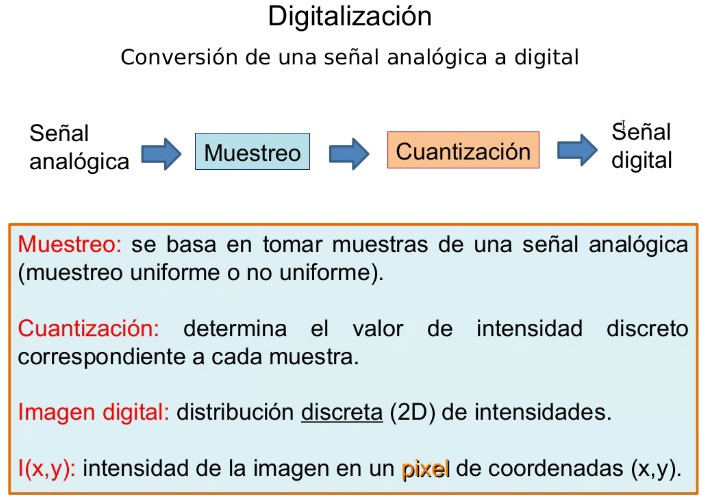
%> input picture Unidad 1/img/1.jpg, 708 x 500 px
$ octave ej6.m   (GNU Octave 9; MATLAB toolbox functions it lacks are replaced by stand-ins)
%> lines starting %> are read from the running program, lines starting %| are printed output that depends on the picture
% Abra una imagen y calcule su DFT 2D (utilice la función fft2).
% Visualice la imagen y suespectro de magnitud.

[file, path] = uigetfile({'*.JPG';'*.bmp';'*.jpg';'*.tiff'});
%> the answer given: ../../Unidad 1/img/1.jpg
dir = strcat(path,file);
info = imfinfo(dir);
I=imread(dir);
%> I is the input picture: size 500x708x3 uint8; mean R, G, B 222.6, 228.4, 228.7

switch info.ColorType
    case 'grayscale'
        I=imread(dir);
    case 'truecolor'
        rgb=imread(dir);
        I=rgb2gray(rgb);
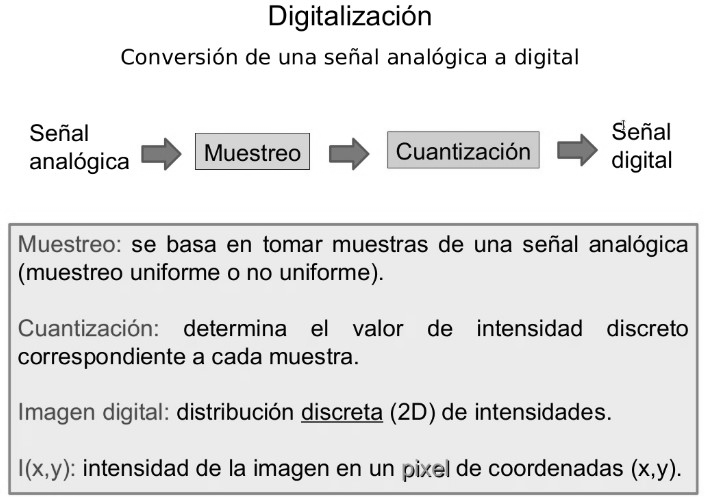
%> I: size 500x708 uint8; min 0, max 255, mean 226.7
    case 'indexed'
        [X,map]=imread(dir);
        I=ind2gray(X,map);
end

% Convierto la imagen a double
I = im2double(I);
%> I: size 500x708 double

% TF de la imagen, centrado y compresión del rango dinámico
IDFT = log(abs(fftshift(fft2(I)) + 1));
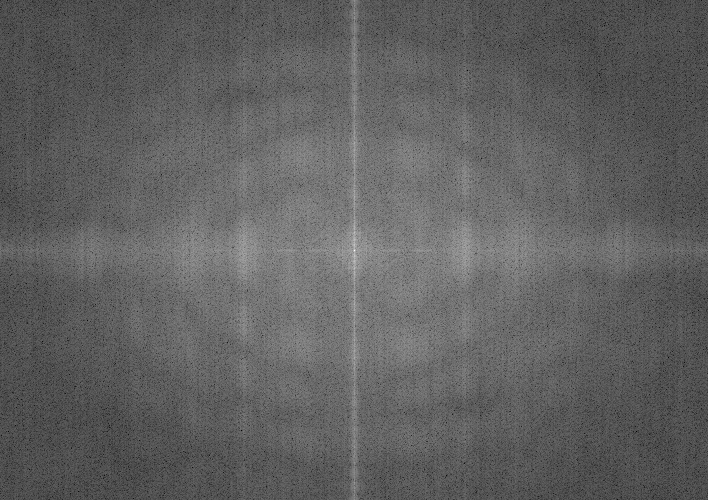
%> IDFT: size 500x708 double; min -2.36, max 12.66, mean 3.34; drawn with min black and max white

% Plots
subplot(1,2,1); imshow(I); title('Imagen original');
subplot(1,2,2); imshow(IDFT, []); title('TF de la imagen');

$ run again, on Unidad 1/img/3.jpg
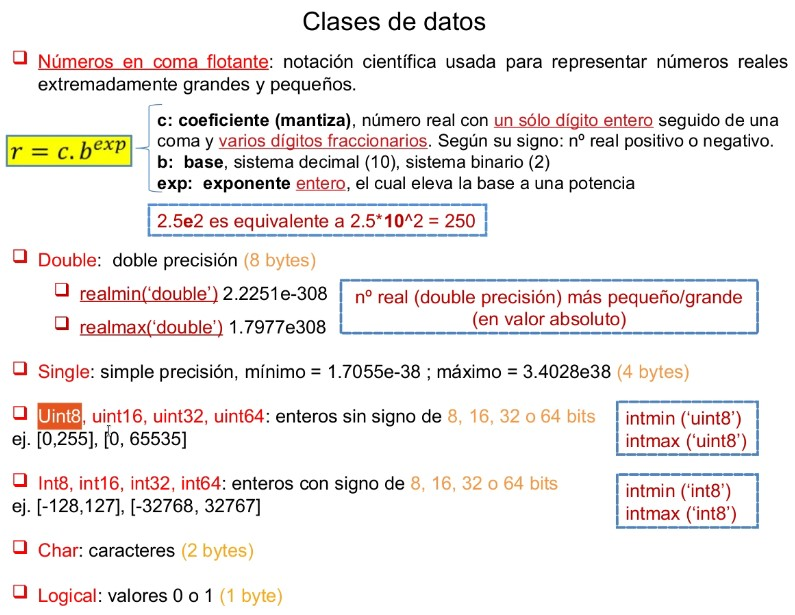
%> input picture Unidad 1/img/3.jpg, 795 x 615 px
%> I is the input picture: size 615x795x3 uint8; mean R, G, B 240.2, 236.7, 235.1
%> `I=rgb2gray(rgb);`:
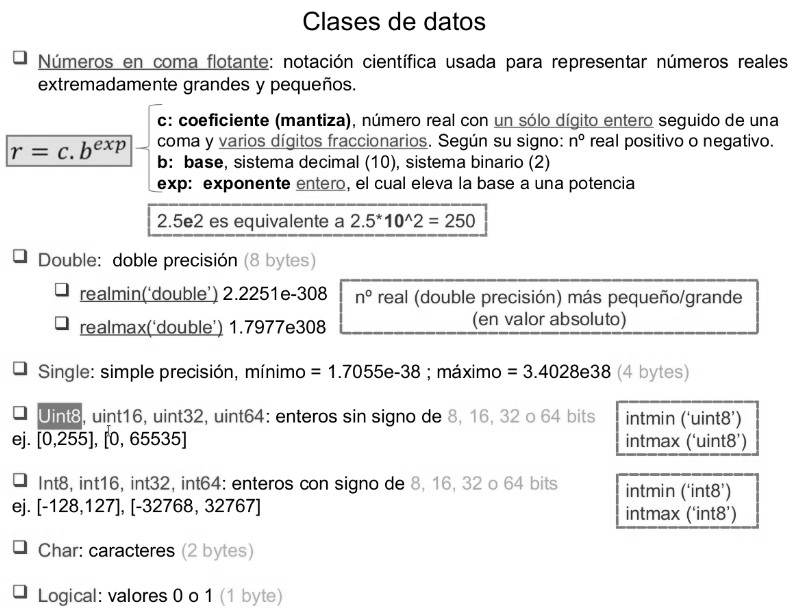
%> I: size 615x795 uint8; min 0, max 255, mean 237.5
%> `IDFT = log(abs(fftshift(fft2(I)) + 1));`:
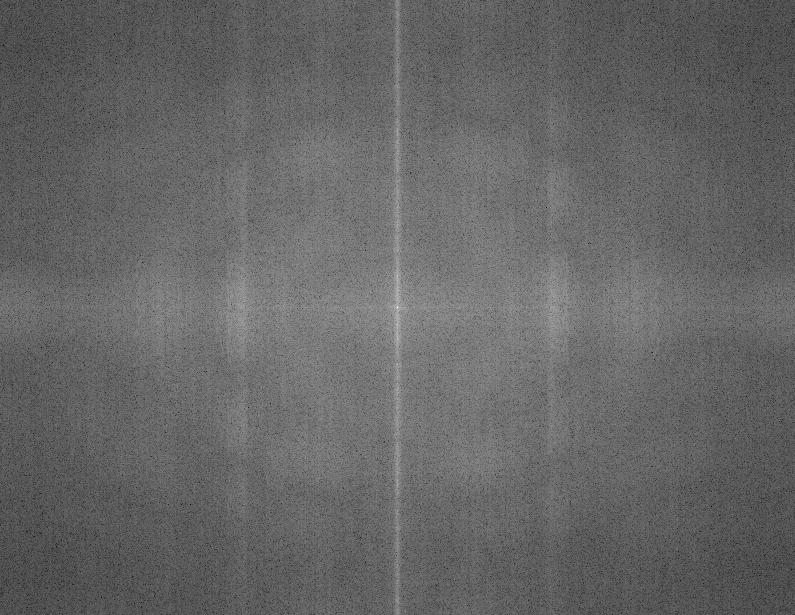
%> IDFT: size 615x795 double; min -2.55, max 13.03, mean 3.7; drawn with min black and max white

$ run again, on Unidad 1/img/5.jpg
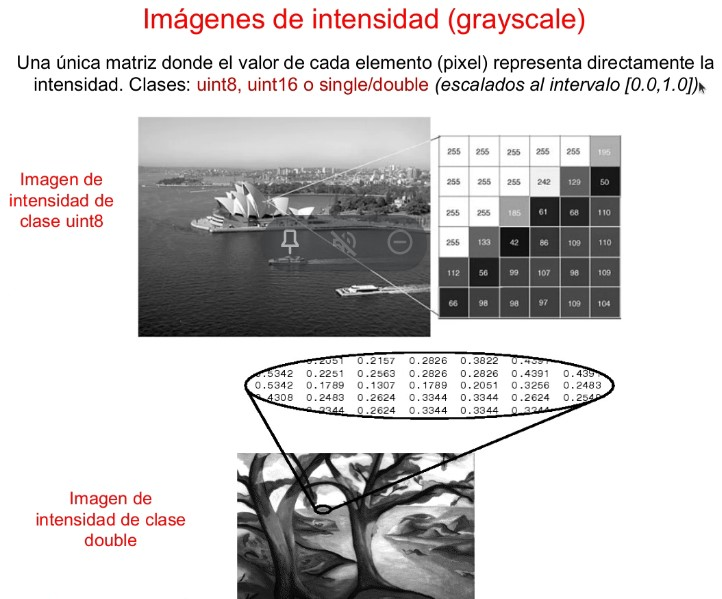
%> input picture Unidad 1/img/5.jpg, 722 x 599 px
%> I is the input picture: size 599x722x3 uint8; mean R, G, B 206.8, 204.5, 204.5
%> `I=rgb2gray(rgb);`:
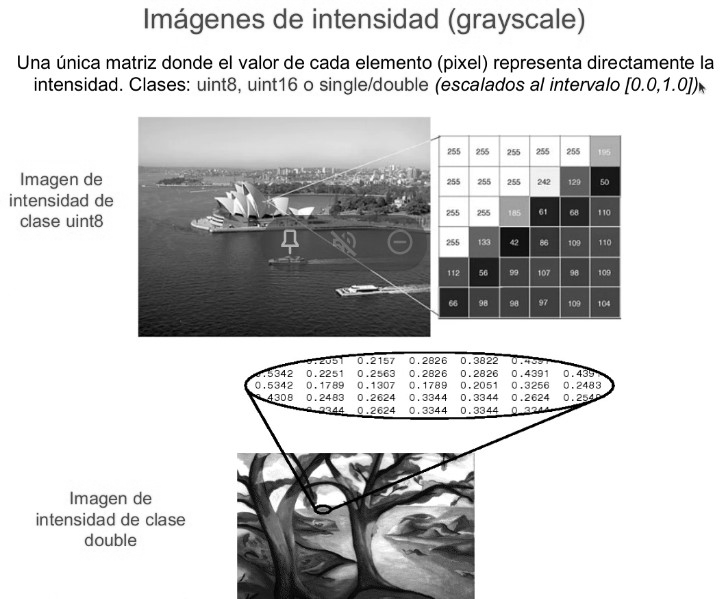
%> I: size 599x722 uint8; min 0, max 255, mean 205.2
%> `IDFT = log(abs(fftshift(fft2(I)) + 1));`:
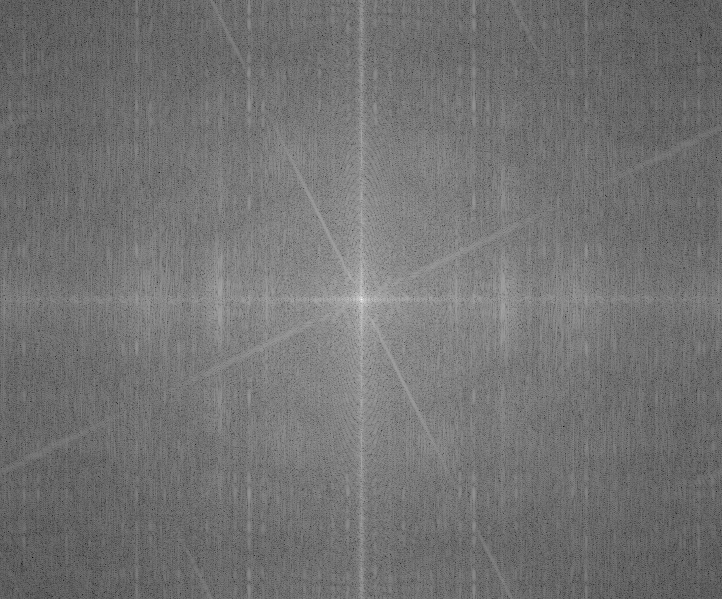
%> IDFT: size 599x722 double; min -4.29, max 12.76, mean 3.4; drawn with min black and max white
